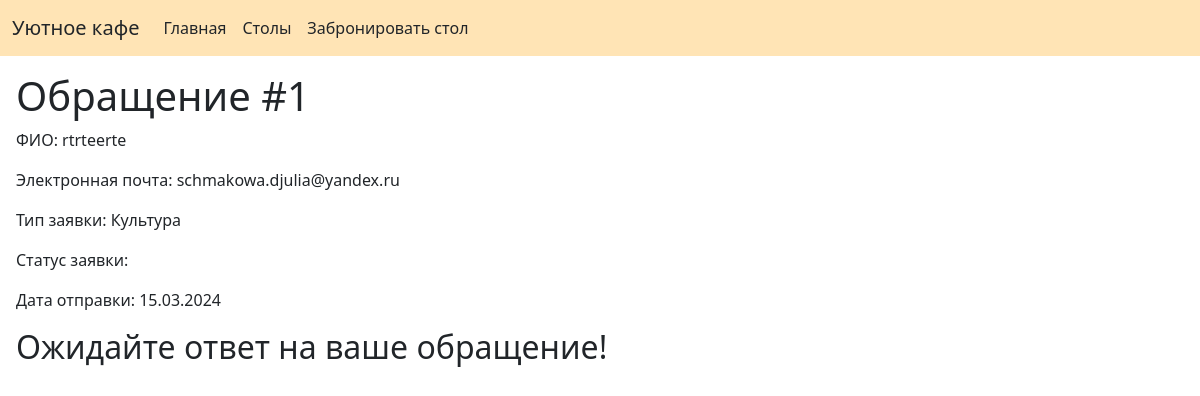
The app's page /appeal/view/72dd2f232c4a2ed3659e4deb514b26b888b8402758fa0eaccf6d4afb41492669 with its own data.
### appeal/models.py (models this page shows, shortened)
class Appeal(models.Model):
    TYPES = (
        ('Культура', 'Культура'),
        ('Лунная терраса', 'Лунная терраса'),
        ('8 марта', '8 марта'),
        ('Дубовый', 'Дубовый'),
        ('Тайный сад', 'Тайный сад'),
        ('Два романтика', 'Два романтика'),
    )
    STATUS_CHOICE = (("a", "В обработке"),
                     ("b", "Выполнено"),
                     ("c", "Отклонено"))
    type = models.CharField(choices=TYPES, max_length=128, verbose_name='Стол')
    сapacity = models.CharField(max_length=60, verbose_name='Количество человек')
    contact = models.CharField(max_length=128, verbose_name='Контактая информация')
    email = models.EmailField("Электронная почта", blank=False)
    status = models.CharField(max_length=100, verbose_name='Статус', choices=STATUS_CHOICE)
    uid = models.CharField(max_length=64, blank=False, null=False, db_index=True, unique=True)
    date = models.DateTimeField("Дата отправки", auto_now_add=True)
    class Meta:
        verbose_name = 'Обращение'
        verbose_name_plural = 'Обращения'

### appeal/views.py (the view)
# urls.py: path('view/<slug:uid>', AppealDetailView.as_view(), name='view')
class AppealDetailView(DetailView):
    model = Appeal
    template_name = 'appeal/appeal_detail.html'
    context_object_name = 'appeal'
    slug_field = 'uid'
    slug_url_kwarg = 'uid'

### appeal/templates/appeal/appeal_detail.html (shortened to what this page needs)
{% extends 'root.html'%}
{% block content %}
<div class="ms-3 mt-3">
  <h1>Обращение #{{ appeal.id }}</h1>
  <p>ФИО: {{ appeal.contact }}</p>
  <p>Электронная почта: {{ appeal.email }}</p>
  <p>Тип заявки: {{ appeal.get_type_display }}</p>
  <p>Статус заявки: {{ appeal.get_status_display }}</p>
  <p>Дата отправки: {{ appeal.date|date:'d.m.Y' }}</p>
  {% if appeal.answer %}
    <div>
      <h2>Ответ на обращение #{{ appeal.id }}</h2>
      {% with appeal.answer as answer %}
      <p>{{ answer.text }}</p>
      <p>Автор: {{ answer.author.get_full_name }}</p>
      <p>Дата отправки: {{ answer.send_date|date:'d.m.Y' }}</p>
      {% if send_date != update_date %}
        <p>Дата изменения: {{ answer.update_date }}</p>
      {% endif %}
      {% endwith %}
    </div>
  {% else %}
  <div>
    <h2>Ожидайте ответ на ваше обращение!</h2>
  </div>
  {% endif %}
</div>
{% endblock %}

### records on screen
Appeal: id "1", contact "rtrteerte", email "schmakowa.djulia@yandex.ru", type "Культура", date "15.03.2024"
